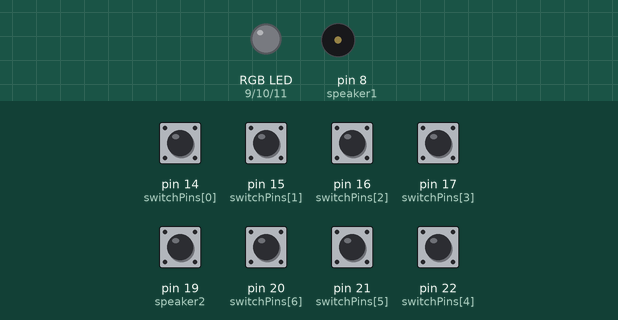
Simulated run of this sketch. Board: Arduino Mega 2560, built with avr-gcc and run on an emulated ATmega2560. Shown: an RGB LED mixed from three pins (HIGH = lit), buzzer (waves = sounding). The inputs (shaded band) are chosen by the test bench; at power-on: pin 14 (switchPins[0]), pin 15 (switchPins[1]), pin 16 (switchPins[2]), pin 17 (switchPins[3]), pin 19 (speaker2), pin 20 (switchPins[6]), pin 21 (switchPins[5]), pin 22 (switchPins[4]) HIGH. Dim RGB values are drawn brighter than linear; what the sketch prints to the serial monitor is not drawn.

Above: at 1.2 s.
1.3 s: pin 19 (speaker2) pulled LOW for 0.15 s
At 2.0 s:
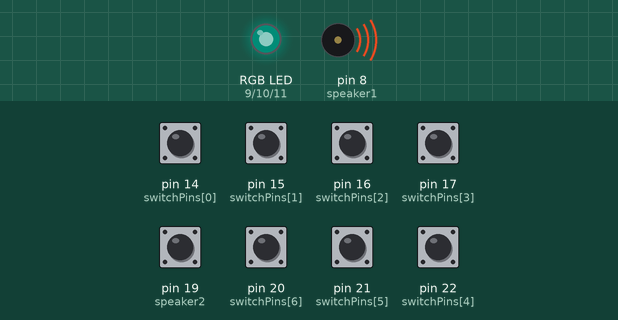
2.9 s: pin 22 (switchPins[4]) pulled LOW for 0.15 s
At 3.9 s:
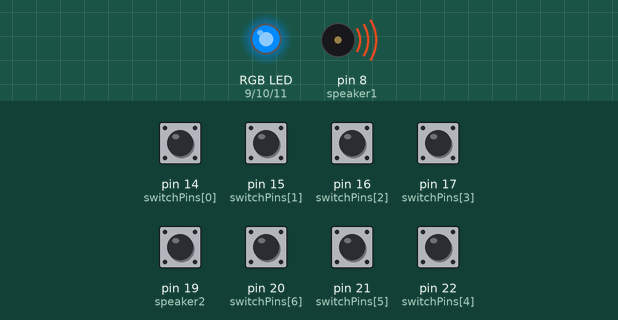
4.5 s: pin 14 (switchPins[0]) pulled LOW for 0.15 s
At 5.0 s:
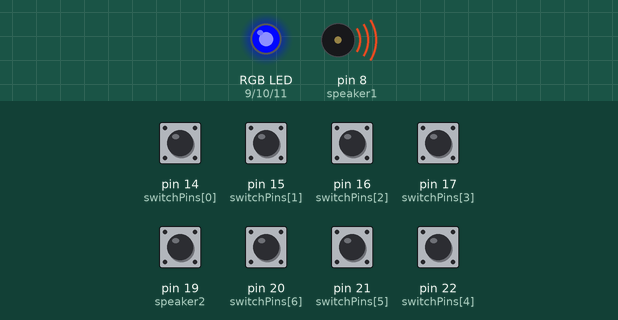
6.1 s: pin 20 (switchPins[6]) pulled LOW for 0.15 s
At 7.4 s:
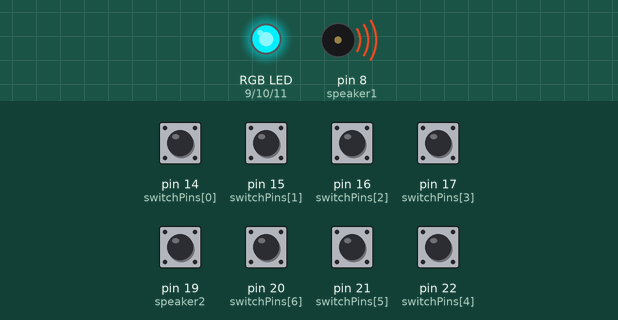
7.7 s: pin 17 (switchPins[3]) pulled LOW for 0.15 s
At 9.0 s:
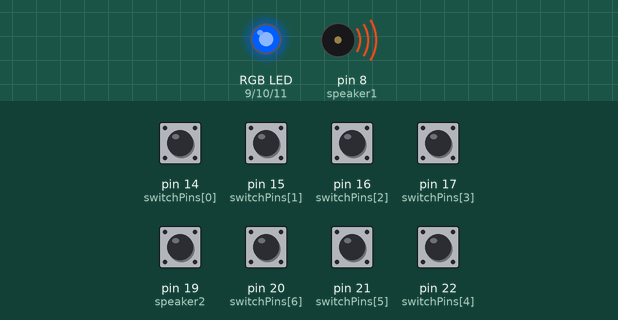
9.3 s: pin 21 (switchPins[5]) pulled LOW for 1 s
At 10.7 s:
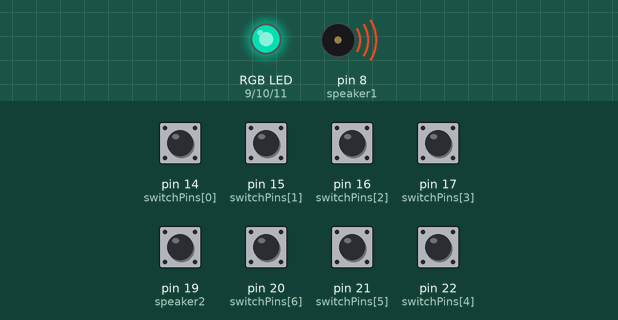
Timing chart, 0 to 12.3 s (numbered marks = the images above; inputs shaded):
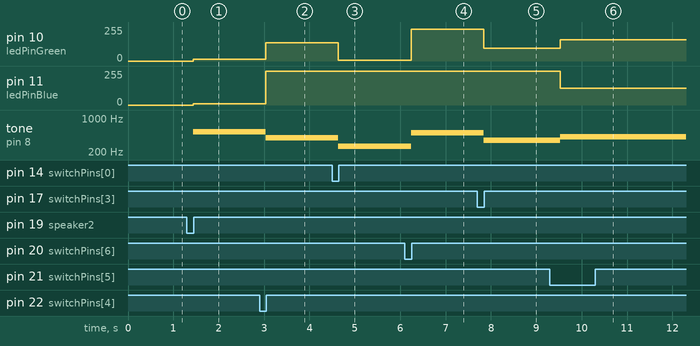

The sketch:

TiltSwitch.ino
```cpp
#include <Bounce2.h>
#include <math.h>


// constants won't change. They're used here to set pin numbers:
const int switchPins[8] = {14, 15, 16, 17, 22, 21, 20, 19};
const int ledPinRed = 9;  // the number of the LED pin
const int ledPinGreen = 10;
const int ledPinBlue = 11;
const int speaker1 = 8;
const int speaker2 = 19;
Bounce bounce[8];

//scales
const int cMajor[8] = {262, 294, 330, 349, 392, 440, 494, 523};
const int cMinor[8] = {262, 294, 311, 349, 392, 415, 466, 523};
const int cMinorHarmonic[8] = {262, 294, 311, 349, 392, 415, 494, 523};


const int numSwitches = 8;


// variables will change:
int switchStates[8] = {1, 1, 1, 1, 1, 1, 1, 1};


void setup() {
  // initialize the RGB LED pin as an output:
  pinMode(ledPinRed, OUTPUT);
  pinMode(ledPinGreen, OUTPUT);
  pinMode(ledPinBlue, OUTPUT);
  Serial.begin(9600);
  pinMode(speaker1, OUTPUT);
  pinMode(speaker2, OUTPUT);

  //setup for debouncing
  for(int i = 0; i < numSwitches; i++){
    bounce[i].attach(switchPins[i], INPUT_PULLUP);
    bounce[i].interval(5);
  }


}

void loop() {

  for(int i = 0; i < numSwitches; i++){
    //switchStates[i] = digitalRead(switchPins[i]);

    //read switch state
    bounce[i].update();
    int val = bounce[i].read();

    //play notes
      if( val == LOW ){
        int note_freq = cMinorHarmonic[i];
        tone(speaker1, note_freq);

        //optional LED
        analogWrite(ledPinRed, (int)(note_freq*sinh(note_freq)) % 255);
        analogWrite(ledPinGreen, note_freq % 255);
        analogWrite(ledPinBlue, (int)(note_freq*sin(note_freq)) % 255);
      }

      Serial.print("\tSwitch ");
      Serial.print(i);
      Serial.print(" is: ");
      Serial.print(val);


  }

  Serial.println();

//  int tone1 = 0;
//  for(int i = 0; i < numSwitches; i++){
//    if(switchStates[i] == LOW){
//      //if(tone1){
//        tone(speaker1, cMinorHarmonic[i]);
//        tone1 = 0;
//      //}
////      else{
////        tone(speaker2, cMajor[i]);
////        tone1 = 1;
////      }
//    }
//
//  }
//
  delay(10);
}
```

Measured:
- after the input at 1.3 s, pin 10 (ledPinGreen): 0/255 → 13/255 after 0.14 s; pin 11 (ledPinBlue): 0/255 → 11/255 after 0.14 s; tone on pin 8 (speaker1): silent → 523 Hz after 0.14 s
- after the input at 2.9 s, pin 10 (ledPinGreen): 13/255 → 137/255 after 0.14 s; pin 11 (ledPinBlue): 11/255 → 252/255 after 0.14 s; tone on pin 8 (speaker1): 523 Hz → 392 Hz after 0.14 s
- after the input at 4.5 s, pin 10 (ledPinGreen): 137/255 → 7/255 after 0.14 s; pin 11 (ledPinBlue): 252/255 → 255/255 after 0.14 s; tone on pin 8 (speaker1): 392 Hz → 262 Hz after 0.14 s
- after the input at 6.1 s, pin 10 (ledPinGreen): 7/255 → 239/255 after 0.14 s; tone on pin 8 (speaker1): 262 Hz → 494 Hz after 0.14 s
- after the input at 7.7 s, pin 10 (ledPinGreen): 239/255 → 94/255 after 0.15 s; tone on pin 8 (speaker1): 494 Hz → 349 Hz after 0.15 s
- after the input at 9.3 s, pin 10 (ledPinGreen): 94/255 → 160/255 after 0.23 s; pin 11 (ledPinBlue): 255/255 → 126/255 after 0.23 s; tone on pin 8 (speaker1): 349 Hz → 415 Hz after 0.23 s
